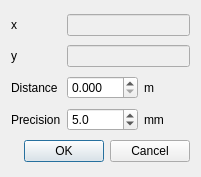
<?xml version="1.0" encoding="UTF-8"?>
<ui version="4.0">
 <class>distanceDialog</class>
 <widget class="QDialog" name="distanceDialog">
  <property name="geometry">
   <rect>
    <x>0</x>
    <y>0</y>
    <width>201</width>
    <height>177</height>
   </rect>
  </property>
  <property name="windowTitle">
   <string>Distance</string>
  </property>
  <layout class="QGridLayout" name="gridLayout">
   <item row="2" column="1">
    <widget class="QLabel" name="label">
     <property name="text">
      <string>Distance</string>
     </property>
    </widget>
   </item>
   <item row="2" column="2">
    <widget class="QDoubleSpinBox" name="distance">
     <property name="decimals">
      <number>3</number>
     </property>
     <property name="maximum">
      <double>999.990000000000009</double>
     </property>
     <property name="singleStep">
      <double>1.000000000000000</double>
     </property>
    </widget>
   </item>
   <item row="2" column="3">
    <widget class="QLabel" name="label_3">
     <property name="text">
      <string>m</string>
     </property>
    </widget>
   </item>
   <item row="3" column="1">
    <widget class="QLabel" name="label_2">
     <property name="text">
      <string>Precision</string>
     </property>
    </widget>
   </item>
   <item row="3" column="2">
    <widget class="QDoubleSpinBox" name="precision">
     <property name="decimals">
      <number>1</number>
     </property>
     <property name="value">
      <double>5.000000000000000</double>
     </property>
    </widget>
   </item>
   <item row="3" column="3">
    <widget class="QLabel" name="label_4">
     <property name="text">
      <string>mm</string>
     </property>
    </widget>
   </item>
   <item row="5" column="1" colspan="3">
    <widget class="QDialogButtonBox" name="buttonBox">
     <property name="orientation">
      <enum>Qt::Horizontal</enum>
     </property>
     <property name="standardButtons">
      <set>QDialogButtonBox::Cancel|QDialogButtonBox::Ok</set>
     </property>
    </widget>
   </item>
   <item row="1" column="1">
    <widget class="QLabel" name="label_5">
     <property name="text">
      <string>y</string>
     </property>
    </widget>
   </item>
   <item row="0" column="1">
    <widget class="QLabel" name="label_6">
     <property name="text">
      <string>x</string>
     </property>
    </widget>
   </item>
   <item row="0" column="2" colspan="2">
    <widget class="QLineEdit" name="x">
     <property name="enabled">
      <bool>false</bool>
     </property>
    </widget>
   </item>
   <item row="1" column="2" colspan="2">
    <widget class="QLineEdit" name="y">
     <property name="enabled">
      <bool>false</bool>
     </property>
    </widget>
   </item>
  </layout>
 </widget>
 <resources/>
 <connections>
  <connection>
   <sender>buttonBox</sender>
   <signal>accepted()</signal>
   <receiver>distanceDialog</receiver>
   <slot>accept()</slot>
   <hints>
    <hint type="sourcelabel">
     <x>248</x>
     <y>254</y>
    </hint>
    <hint type="destinationlabel">
     <x>157</x>
     <y>274</y>
    </hint>
   </hints>
  </connection>
  <connection>
   <sender>buttonBox</sender>
   <signal>rejected()</signal>
   <receiver>distanceDialog</receiver>
   <slot>reject()</slot>
   <hints>
    <hint type="sourcelabel">
     <x>316</x>
     <y>260</y>
    </hint>
    <hint type="destinationlabel">
     <x>286</x>
     <y>274</y>
    </hint>
   </hints>
  </connection>
 </connections>
</ui>
